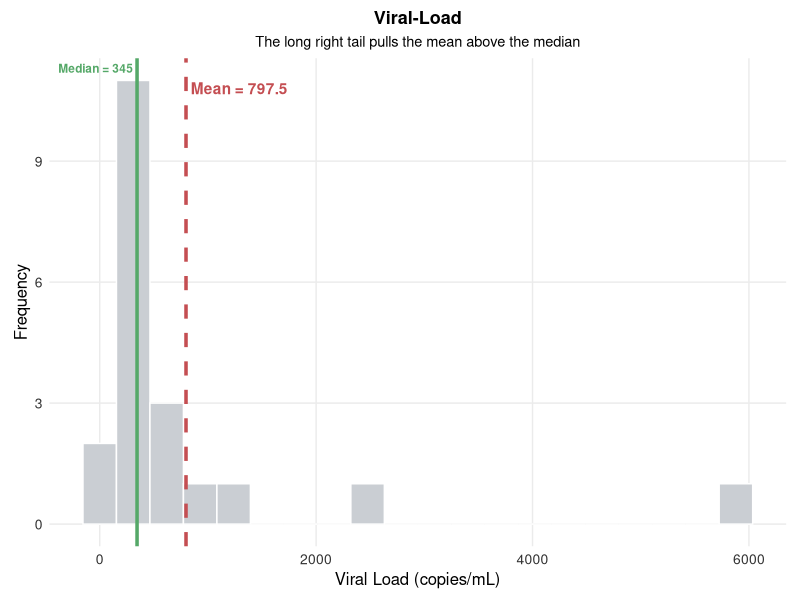
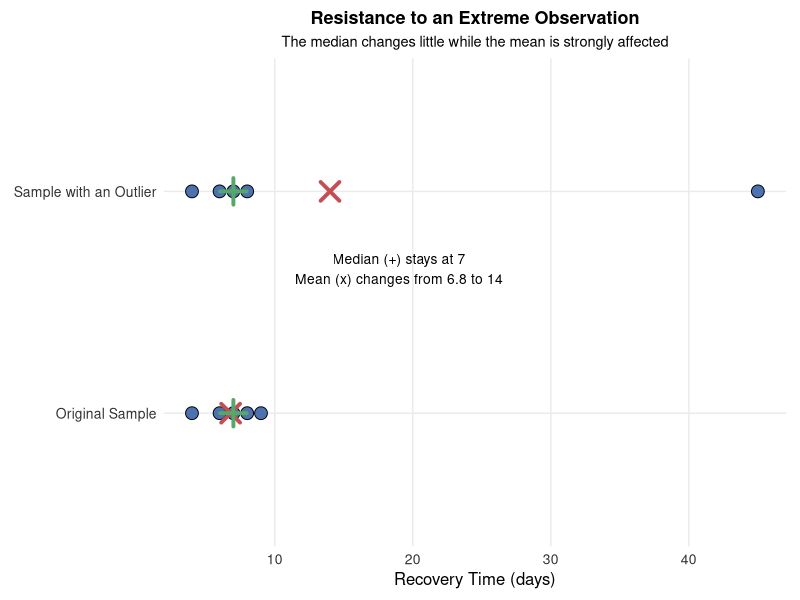
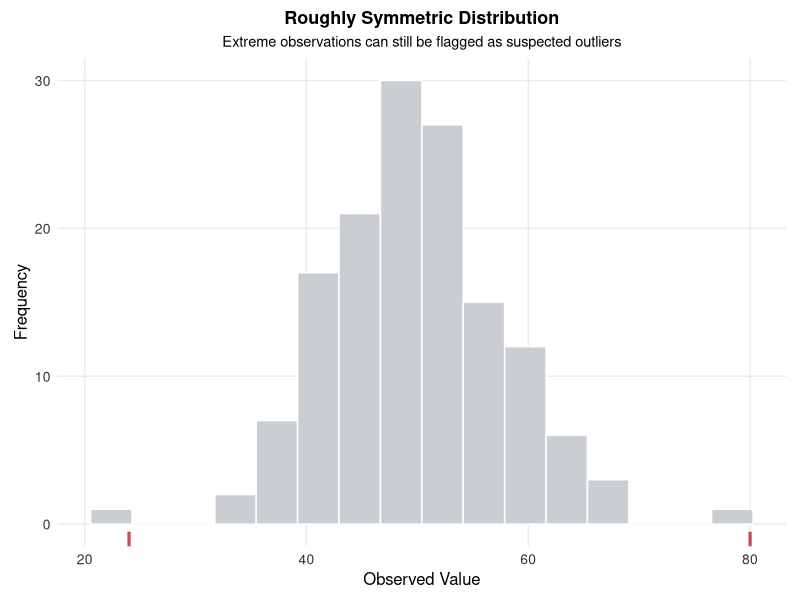
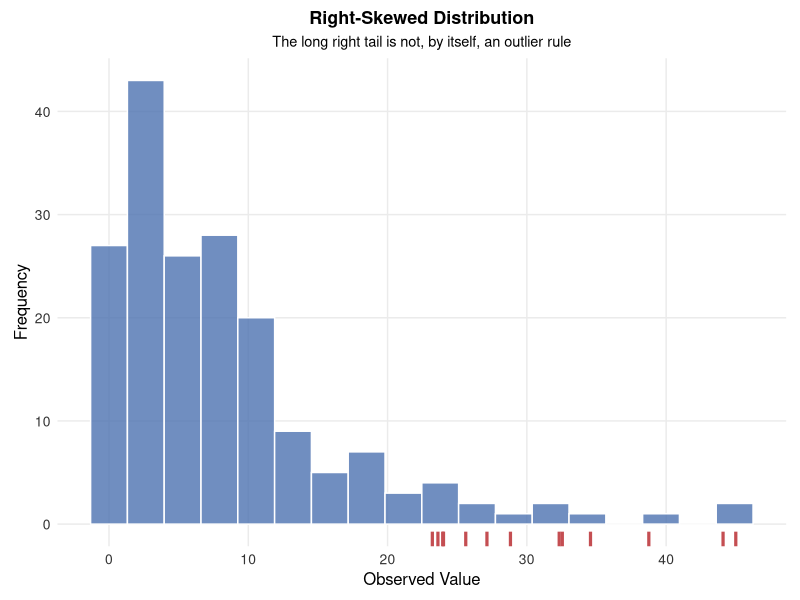
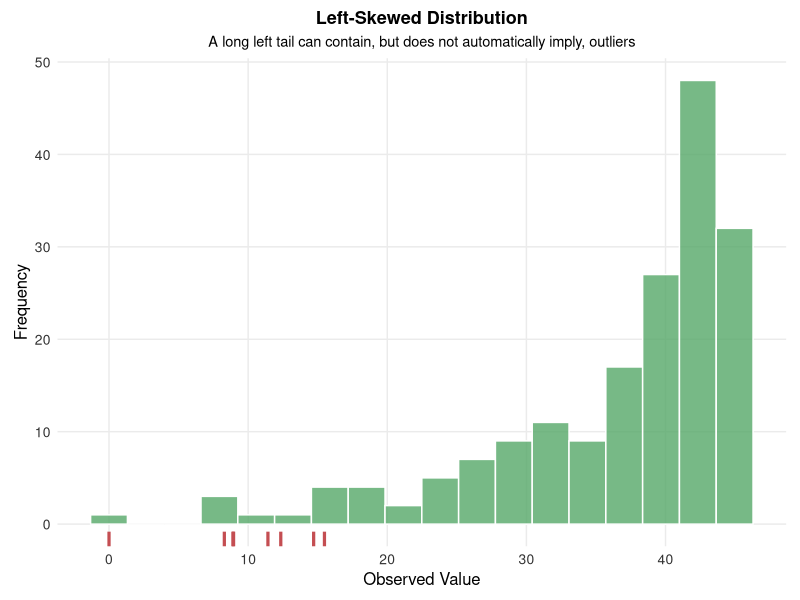
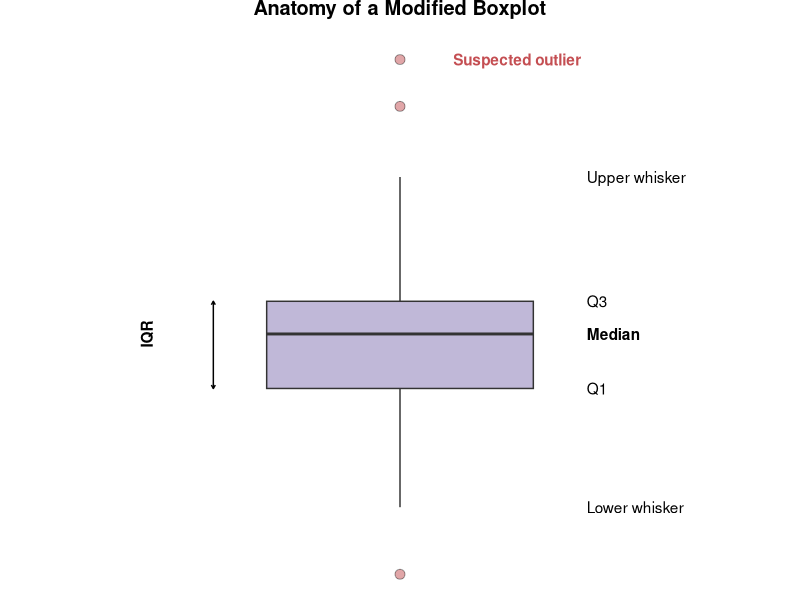
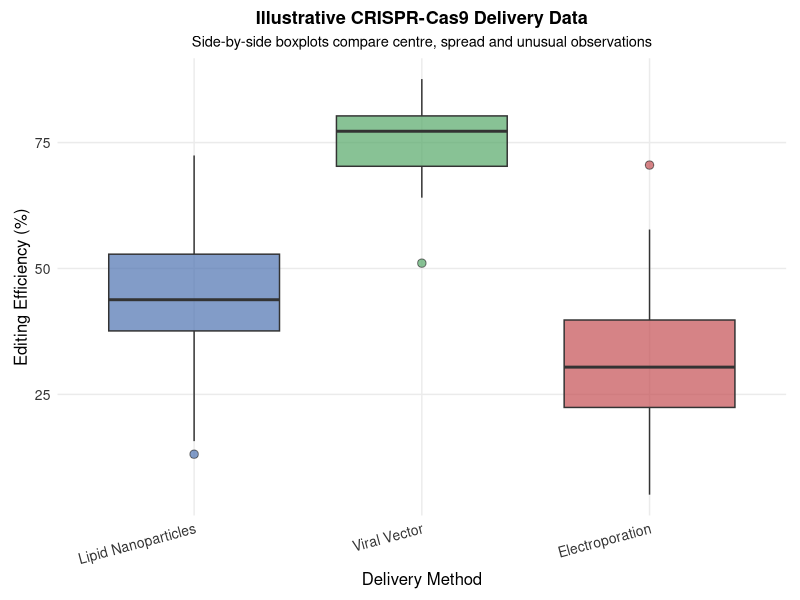
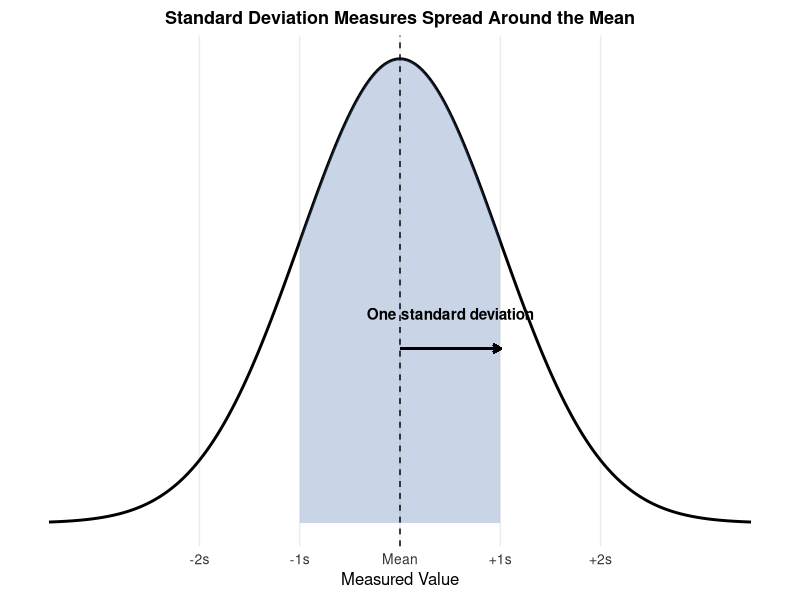

Reproduce these figures in R, in order.
## ---- chunk 1
knitr::opts_chunk$set(
  echo = FALSE,
  warning = FALSE,
  message = FALSE,
  error = FALSE
)

# ggplot2 is used only to create the lecture figures that are saved as PNG files.
# Students do not need ggplot2 to complete the visible R examples in this chapter.
if (!requireNamespace("ggplot2", quietly = TRUE)) {
  stop("Install the ggplot2 package before knitting this chapter.")
}

suppressPackageStartupMessages({
  library(ggplot2)
})

set.seed(123)

# A shared theme keeps all lecture figures visually consistent.
lecture_theme <- theme_minimal(base_size = 11) +
  theme(
    plot.title = element_text(size = 13, face = "bold", hjust = 0.5),
    plot.subtitle = element_text(size = 10.5, hjust = 0.5),
    axis.title = element_text(size = 12),
    axis.text = element_text(size = 10, colour = "#333333"),
    panel.grid.minor = element_blank(),
    plot.background = element_rect(fill = "white", colour = NA),
    panel.background = element_rect(fill = "white", colour = NA),
    plot.margin = margin(8, 10, 8, 10)
  )

palette_main <- c("#4C72B0", "#55A868", "#C44E52", "#8172B2", "#CCB974")

# This helper saves each figure at a consistent resolution.
save_plot <- function(filename, plot, width, height) {
  ggsave(
    filename = filename,
    plot = plot,
    width = width,
    height = height,
    units = "in",
    dpi = 300,
    bg = "white"
  )
}

# =============================================================
# Figure 1: Mean and median in a right-skewed viral-load dataset
# =============================================================

# These are illustrative viral-load measurements in copies per mL.
# The same values are shown to students in the worked example below.
viral_load <- c(
  120, 140, 160, 180, 200,
  220, 250, 270, 300, 330,
  360, 400, 450, 520, 600,
  750, 900, 1300, 2500, 6000
)

viral_df <- data.frame(load = viral_load)

viral_mean <- mean(viral_load)
viral_median <- median(viral_load)

p_skewed <- ggplot(viral_df, aes(x = load)) +
  geom_histogram(
    bins = 20,
    fill = "#caced3",
    colour = "white"
  ) +
  geom_vline(
    xintercept = viral_median,
    colour = palette_main[2],
    linewidth = 1.2
  ) +
  geom_vline(
    xintercept = viral_mean,
    colour = palette_main[3],
    linewidth = 1.2,
    linetype = "dashed"
  ) +
  annotate(
    "text",
    x = viral_median,
    y = Inf,
    label = paste0("Median = ", viral_median),
    colour = palette_main[2],
    size = 3,
    vjust = 1.6,
    hjust = 1.05,
    fontface = "bold"
  ) +
  annotate(
    "text",
    x = viral_mean,
    y = Inf,
    label = paste0("Mean = ", round(viral_mean, 1)),
    colour = palette_main[3],
    vjust = 3.0,
    hjust = -0.05,
    fontface = "bold"
  ) +
  labs(
    title = "Viral-Load",
    subtitle = "The long right tail pulls the mean above the median",
    x = "Viral Load (copies/mL)",
    y = "Frequency"
  ) +
  lecture_theme

save_plot(
  "fig_ch2_skewed_mean_median.png",
  p_skewed,
  width = 7,
  height = 4
)

# =============================================================
# Figure 2: Resistance to an outlier
# =============================================================

base_data <- c(4, 6, 7, 8, 9)
outlier_data <- c(4, 6, 7, 8, 45)

df_resist <- data.frame(
  Value = c(base_data, outlier_data),
  Group = factor(
    rep(c("Original Sample", "Sample with an Outlier"), each = 5),
    levels = c("Original Sample", "Sample with an Outlier")
  )
)

summary_points <- data.frame(
  Group = factor(
    rep(c("Original Sample", "Sample with an Outlier"), times = 2),
    levels = levels(df_resist$Group)
  ),
  Statistic = rep(c("Mean", "Median"), each = 2),
  Value = c(
    mean(base_data),
    mean(outlier_data),
    median(base_data),
    median(outlier_data)
  )
)

p_resist <- ggplot(df_resist, aes(x = Value, y = Group)) +
  geom_point(
    size = 4,
    fill = palette_main[1],
    colour = "black",
    shape = 21
  ) +
  geom_point(
    data = subset(summary_points, Statistic == "Mean"),
    aes(x = Value, y = Group),
    shape = 4,
    size = 5,
    colour = palette_main[3],
    stroke = 2
  ) +
  geom_point(
    data = subset(summary_points, Statistic == "Median"),
    aes(x = Value, y = Group),
    shape = 3,
    size = 5,
    colour = palette_main[2],
    stroke = 2
  ) +
  annotate(
    "text",
    x = 19,
    y = 1.65,
    label = "Median (+) stays at 7\nMean (x) changes from 6.8 to 14",
    size = 3.5
  ) +
  labs(
    title = "Resistance to an Extreme Observation",
    subtitle = "The median changes little while the mean is strongly affected",
    x = "Recovery Time (days)",
    y = NULL
  ) +
  lecture_theme

save_plot(
  "fig_ch2_resistance.png",
  p_resist,
  width = 7,
  height = 3.5
)

# =============================================================
# Figure 3: Suspected outliers under different distribution shapes
# =============================================================

# These figures support the discussion that skewness and outliers are different ideas.
# A long tail does not automatically make an observation an outlier; the 1.5 x IQR
# rule is used to flag suspected outliers.

flag_iqr_outliers <- function(x) {
  q1 <- unname(quantile(x, 0.25))
  q3 <- unname(quantile(x, 0.75))
  iqr_value <- q3 - q1
  lower <- q1 - 1.5 * iqr_value
  upper <- q3 + 1.5 * iqr_value

  data.frame(
    value = x,
    suspected_outlier = x < lower | x > upper
  )
}

set.seed(2026)

bell_values <- c(rnorm(140, mean = 50, sd = 7), 24, 80)
bell_outlier_df <- flag_iqr_outliers(bell_values)

p_bell_outliers <- ggplot(bell_outlier_df, aes(x = value)) +
  geom_histogram(
    bins = 16,
    fill = "#caced3",
    colour = "white"
  ) +
  geom_rug(
    data = subset(bell_outlier_df, suspected_outlier),
    aes(x = value),
    colour = palette_main[3],
    linewidth = 1.1,
    sides = "b"
  ) +
  labs(
    title = "Roughly Symmetric Distribution",
    subtitle = "Extreme observations can still be flagged as suspected outliers",
    x = "Observed Value",
    y = "Frequency"
  ) +
  lecture_theme

save_plot(
  "fig_ch2_bell_outliers.png",
  p_bell_outliers,
  width = 6,
  height = 3.6
)

right_values <- c(rexp(180, rate = 0.12), 45)
right_outlier_df <- flag_iqr_outliers(right_values)

p_right_outliers <- ggplot(right_outlier_df, aes(x = value)) +
  geom_histogram(
    bins = 18,
    fill = palette_main[1],
    colour = "white",
    alpha = 0.8
  ) +
  geom_rug(
    data = subset(right_outlier_df, suspected_outlier),
    aes(x = value),
    colour = palette_main[3],
    linewidth = 1.1,
    sides = "b"
  ) +
  labs(
    title = "Right-Skewed Distribution",
    subtitle = "The long right tail is not, by itself, an outlier rule",
    x = "Observed Value",
    y = "Frequency"
  ) +
  lecture_theme

save_plot(
  "fig_ch2_right_skew_outliers.png",
  p_right_outliers,
  width = 6,
  height = 3.6
)

left_values <- 45 - c(rexp(180, rate = 0.12), 45)
left_outlier_df <- flag_iqr_outliers(left_values)

p_left_outliers <- ggplot(left_outlier_df, aes(x = value)) +
  geom_histogram(
    bins = 18,
    fill = palette_main[2],
    colour = "white",
    alpha = 0.8
  ) +
  geom_rug(
    data = subset(left_outlier_df, suspected_outlier),
    aes(x = value),
    colour = palette_main[3],
    linewidth = 1.1,
    sides = "b"
  ) +
  labs(
    title = "Left-Skewed Distribution",
    subtitle = "A long left tail can contain, but does not automatically imply, outliers",
    x = "Observed Value",
    y = "Frequency"
  ) +
  lecture_theme

save_plot(
  "fig_ch2_left_skew_outliers.png",
  p_left_outliers,
  width = 6,
  height = 3.6
)

# =============================================================
# Figure 4: Anatomy of a modified boxplot
# =============================================================

set.seed(321)
box_data <- c(rnorm(100, mean = 50, sd = 10), 15, 85, 92)
box_stats <- boxplot.stats(box_data)

box_df <- data.frame(
  value = box_data,
  group = factor("Sample")
)

p_box_anatomy <- ggplot(box_df, aes(x = group, y = value)) +
  geom_boxplot(
    width = 0.4,
    fill = palette_main[4],
    alpha = 0.5,
    outlier.shape = 21,
    outlier.size = 3,
    outlier.fill = palette_main[3]
  ) +
  annotate(
    "text",
    x = 1.28,
    y = median(box_data),
    label = "Median",
    fontface = "bold",
    hjust = 0
  ) +
  annotate(
    "text",
    x = 1.28,
    y = unname(quantile(box_data, 0.75)),
    label = "Q3",
    hjust = 0
  ) +
  annotate(
    "text",
    x = 1.28,
    y = unname(quantile(box_data, 0.25)),
    label = "Q1",
    hjust = 0
  ) +
  annotate(
    "text",
    x = 1.28,
    y = box_stats[["stats"]][5],
    label = "Upper whisker",
    hjust = 0
  ) +
  annotate(
    "text",
    x = 1.28,
    y = box_stats[["stats"]][1],
    label = "Lower whisker",
    hjust = 0
  ) +
  annotate(
    "text",
    x = 1.08,
    y = max(box_stats[["out"]]),
    label = "Suspected outlier",
    colour = palette_main[3],
    fontface = "bold",
    hjust = 0
  ) +
  annotate(
    "segment",
    x = 0.72,
    xend = 0.72,
    y = unname(quantile(box_data, 0.25)),
    yend = unname(quantile(box_data, 0.75)),
    arrow = arrow(
      ends = "both",
      length = grid::unit(0.1, "cm")
    )
  ) +
  annotate(
    "text",
    x = 0.62,
    y = median(box_data),
    label = "IQR",
    angle = 90,
    fontface = "bold"
  ) +
  theme_void(base_size = 12) +
  labs(title = "Anatomy of a Modified Boxplot") +
  theme(
    plot.title = element_text(
      face = "bold",
      hjust = 0.5,
      margin = margin(b = 10)
    )
  )

save_plot(
  "fig_ch2_boxplot_anatomy.png",
  p_box_anatomy,
  width = 6,
  height = 5
)

# =============================================================
# Figure 5: Side-by-side boxplots for illustrative CRISPR data
# =============================================================

set.seed(42)

crispr_df <- data.frame(
  Method = factor(
    rep(
      c(
        "Lipid Nanoparticles",
        "Viral Vector",
        "Electroporation"
      ),
      each = 40
    ),
    levels = c(
      "Lipid Nanoparticles",
      "Viral Vector",
      "Electroporation"
    )
  ),
  Efficiency = c(
    rnorm(40, 45, 12),
    rnorm(40, 75, 8),
    rnorm(40, 30, 15)
  )
)

# Editing efficiency is a percentage, so simulated values are restricted to 0-100.
crispr_df$Efficiency <- pmax(
  0,
  pmin(100, crispr_df$Efficiency)
)

p_side_box <- ggplot(
  crispr_df,
  aes(x = Method, y = Efficiency, fill = Method)
) +
  geom_boxplot(
    alpha = 0.7,
    outlier.shape = 21,
    outlier.size = 2.5
  ) +
  scale_fill_manual(values = palette_main[1:3]) +
  labs(
    title = "Illustrative CRISPR-Cas9 Delivery Data",
    subtitle = "Side-by-side boxplots compare centre, spread and unusual observations",
    x = "Delivery Method",
    y = "Editing Efficiency (%)"
  ) +
  lecture_theme +
  theme(
    legend.position = "none",
    axis.text.x = element_text(angle = 15, hjust = 1)
  )

save_plot(
  "fig_ch2_side_by_side_boxplots.png",
  p_side_box,
  width = 7,
  height = 4
)

# =============================================================
# Figure 6: Understanding one standard deviation
# =============================================================

x_val <- seq(-3.5, 3.5, length.out = 1000)
sd_df <- data.frame(
  x = x_val,
  y = dnorm(x_val)
)

p_sd <- ggplot(sd_df, aes(x = x, y = y)) +
  geom_line(linewidth = 1) +
  geom_area(
    data = subset(sd_df, x >= -1 & x <= 1),
    fill = palette_main[1],
    alpha = 0.3
  ) +
  geom_vline(
    xintercept = 0,
    linetype = "dashed"
  ) +
  geom_segment(
    aes(
      x = 0,
      y = 0.15,
      xend = 1,
      yend = 0.15
    ),
    arrow = arrow(length = grid::unit(0.2, "cm")),
    linewidth = 0.8,
    colour = "black"
  ) +
  annotate(
    "text",
    x = 0.5,
    y = 0.18,
    label = "One standard deviation",
    fontface = "bold"
  ) +
  scale_x_continuous(
    breaks = c(-2, -1, 0, 1, 2),
    labels = c("-2s", "-1s", "Mean", "+1s", "+2s")
  ) +
  scale_y_continuous(breaks = NULL) +
  labs(
    title = "Standard Deviation Measures Spread Around the Mean",
    x = "Measured Value",
    y = NULL
  ) +
  lecture_theme

save_plot(
  "fig_ch2_standard_deviation.png",
  p_sd,
  width = 6,
  height = 3.5
)
## ---- chunk 2
# The vector contains the 15 observed pine needle lengths in centimetres.
aleppo_needles <- c(
  7.2, 7.6, 8.5, 8.5, 8.7,
  9.0, 9.0, 9.3, 9.4, 9.4,
  10.2, 10.9, 11.3, 12.1, 12.8
)

# mean() calculates the arithmetic average.
mean(aleppo_needles)
## ---- chunk 3
# median() returns the middle value of the ordered data.
median(aleppo_needles)
## ---- chunk 4
# The vector contains the 18 Torrey pine needle lengths.
torrey_needles <- c(
  21.2, 21.6, 21.7, 23.1, 23.7, 24.2,
  24.2, 25.5, 26.6, 26.8, 28.9, 29.0,
  29.7, 29.7, 30.2, 32.5, 33.7, 33.7
)

# median() automatically handles an even sample size.
median(torrey_needles)
## ---- chunk 5
# These values are the same illustrative viral-load data shown above.
viral_load <- c(
  120, 140, 160, 180, 200,
  220, 250, 270, 300, 330,
  360, 400, 450, 520, 600,
  750, 900, 1300, 2500, 6000
)

# Compare the two measures of centre.
mean(viral_load)
median(viral_load)
## ---- chunk 6
# summary() reports the minimum, Q1, median, mean, Q3 and maximum.
summary(aleppo_needles)
## ---- chunk 7
# summary() gives R's numerical summary for the Torrey pine sample.
summary(torrey_needles)
## ---- chunk 8
# IQR() calculates the interquartile range using R's quartile convention.
IQR(aleppo_needles)
IQR(torrey_needles)
## ---- chunk 9
# The vector contains the observed needle lengths.
needle_data <- c(
  7.2, 7.6, 8.5, 8.5, 8.7,
  9.0, 9.0, 9.3, 9.4, 9.4,
  10.2, 10.9, 11.3, 12.1, 15.8
)

# R's default quartile convention is used for this software calculation.
q1 <- quantile(needle_data, 0.25)
q3 <- quantile(needle_data, 0.75)
iqr_value <- IQR(needle_data)

# The lower and upper fences define the usual suspected-outlier region.
lower_fence <- q1 - 1.5 * iqr_value
upper_fence <- q3 + 1.5 * iqr_value

# Display both fences.
c(
  Lower_Fence = lower_fence,
  Upper_Fence = upper_fence
)

# Select observations outside either fence.
suspected_outliers <- needle_data[
  needle_data < lower_fence |
  needle_data > upper_fence
]

suspected_outliers
## ---- chunk 10
# The vector contains the seven observed metabolic rates.
metabolic_rates <- c(
  1792, 1666, 1362, 1614,
  1460, 1867, 1439
)

# var() calculates the sample variance using n - 1.
var(metabolic_rates)

# sd() calculates the sample standard deviation.
sd(metabolic_rates)
